Frame 1 (no input): blank canvas, image omitted
Frame 60 (the mouse pressed at the canvas centre just before this capture): blank canvas, image omitted
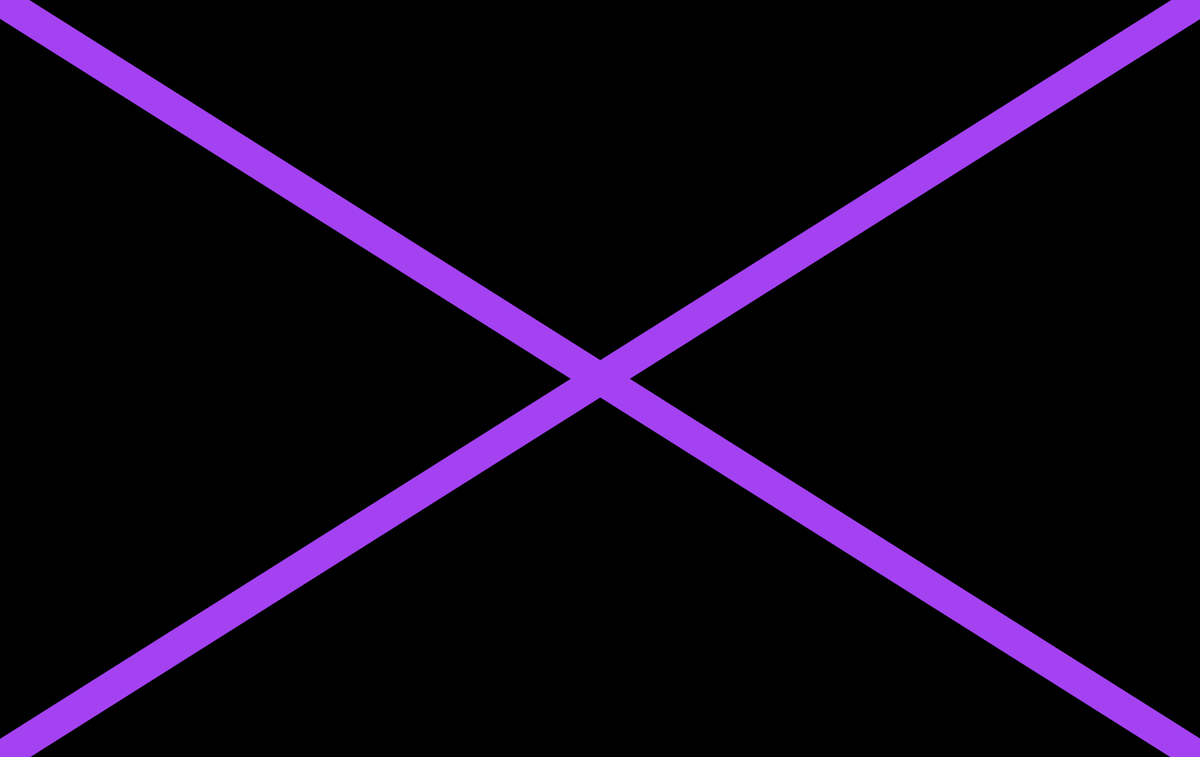
Frame 120 (the mouse held since frame 60 and released just before this capture)

The Processing sketch whose frames 1 and 60 were blank and that drew this single picture after the mouse press (run headless with seeded random() and noise(); from frame 60 on, the mouse is pressed at the canvas centre):

// Processing sketch: pitagoras_y_la_velocidad_del_mouse
// ── pitagoras_y_la_velocidad_del_mouse.pde
void setup() {
  size(1900, 1200);
  background(0);
}

void draw() {
  if (mousePressed)
  {
    strokeWeight(min (vm(),50));
    stroke(random(255), random(255), random(255));
    line(mouseX, mouseY, pmouseX, pmouseY);

    line(width-mouseX, mouseY, width-pmouseX, pmouseY);

    line(mouseX, height-mouseY, pmouseX, height-pmouseY);

    line(width-mouseX, height-mouseY, width-pmouseX, height-pmouseY);
  }
}

float vm()
{
  float a=mouseX-pmouseX;
  float b=mouseY-pmouseY;
  float c;
  float h;
  c= pow(a, 2)+pow(b, 2);
  h=sqrt(c);

  return h;
}
